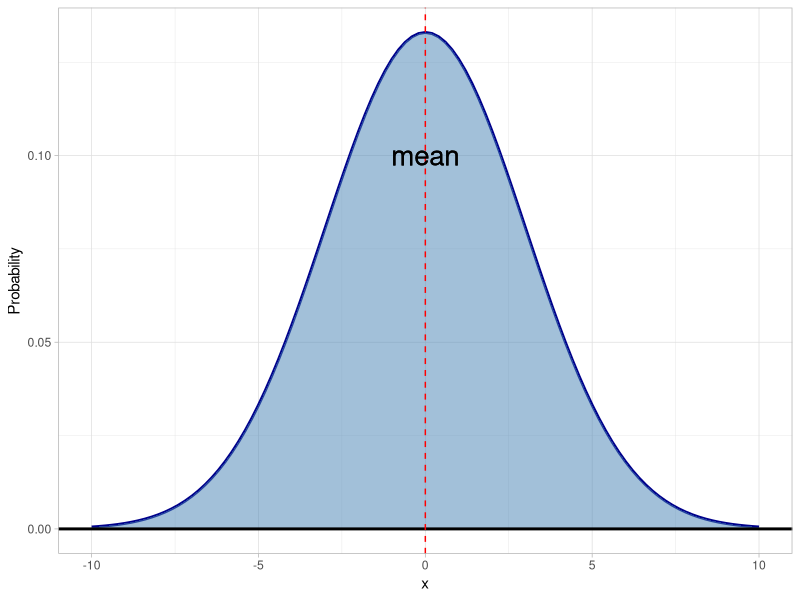
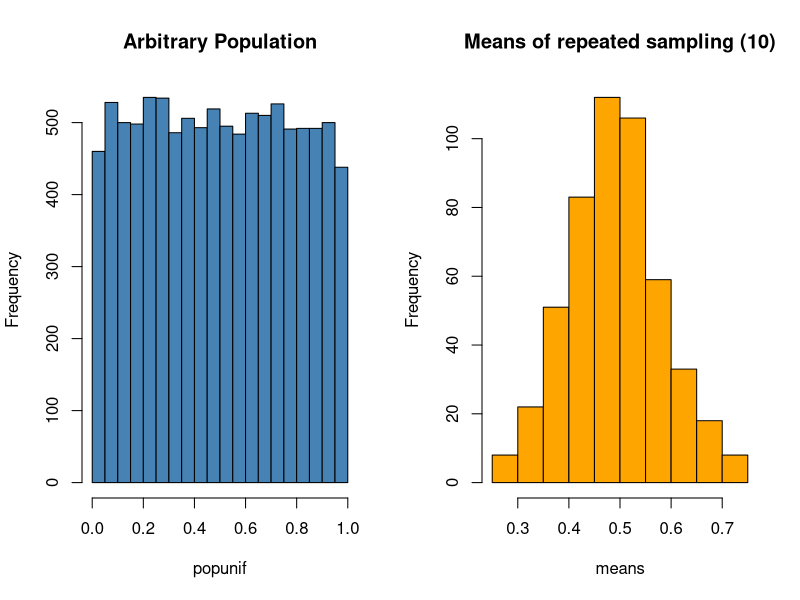
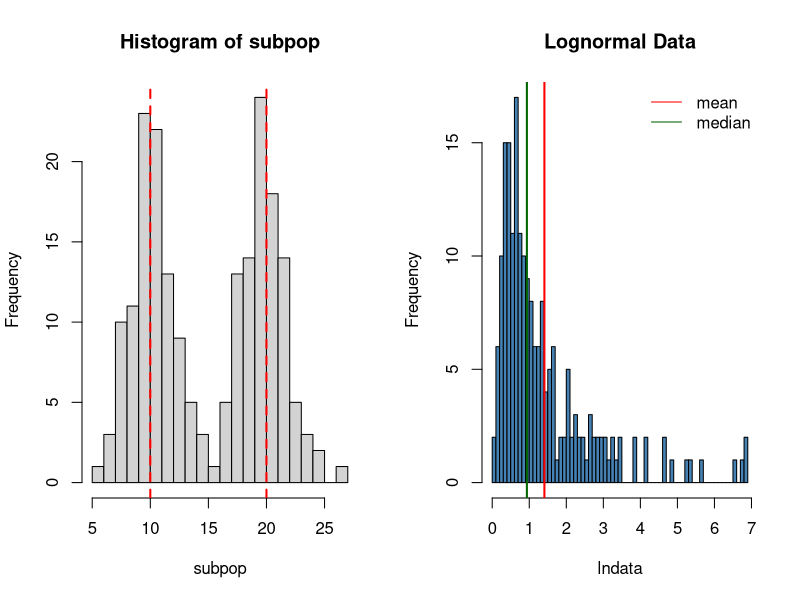
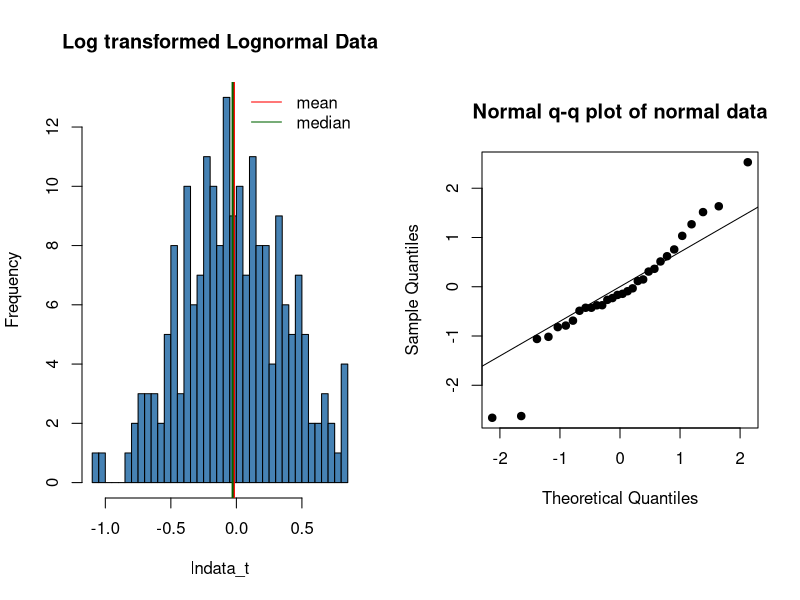
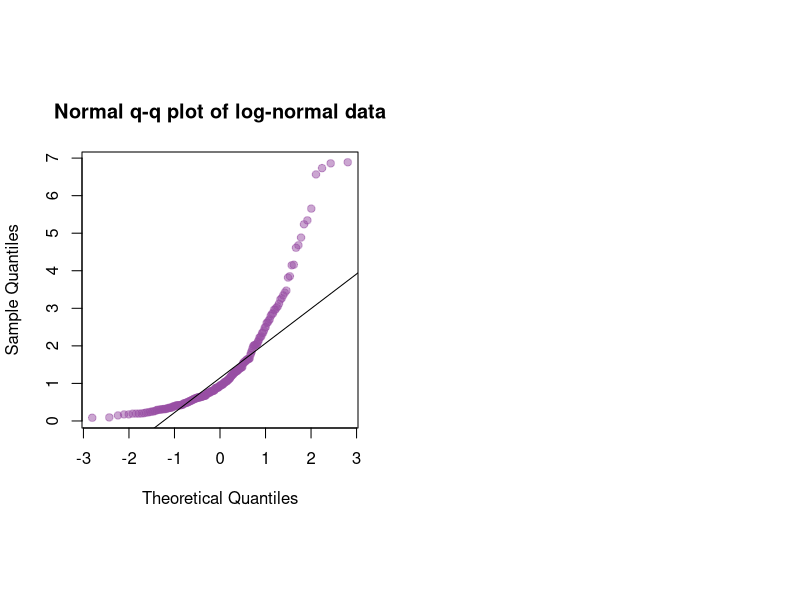
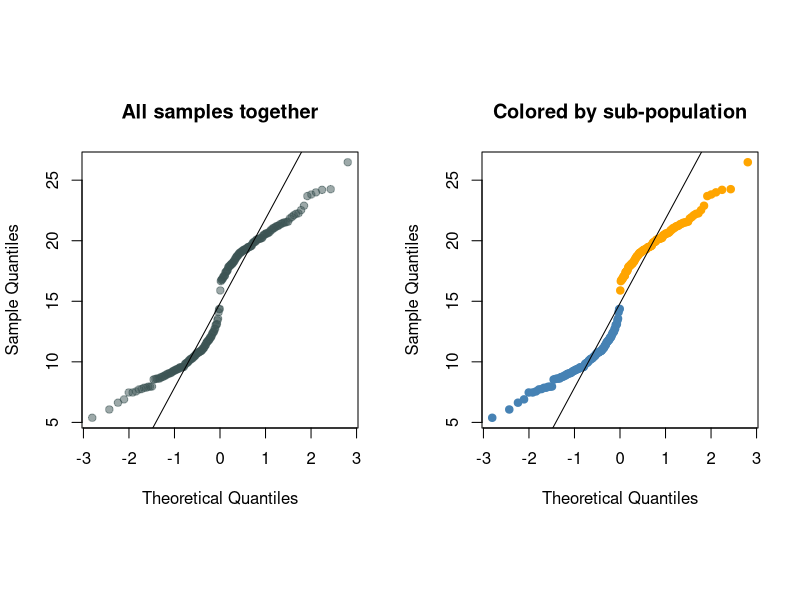

Write the R code that produced these figures, in order.
## ---- chunk 1
knitr::opts_chunk$set(echo = FALSE, out.extra = "keepaspectratio", dev = "cairo_pdf")
library(knitr)
library(tidyverse)
## ---- chunk 2
## Standard normal distribution:

xvalues <- data.frame(x = c(-10, 10))

## add a second normal curve
normal1 <- function(x){
  dnorm(x, mean = 0, sd = 3)
}


xvalues %>% ggplot(aes(x = x)) +
  stat_function(fun = normal1, lwd = 1, col = "darkblue") +
  stat_function(fun = normal1, geom = "area", fill = "steelblue", alpha = 0.5) +
  theme_light() +
  geom_hline(yintercept = 0, lwd = 1) +
  geom_vline(xintercept = 0, lty = 2, col = "red") +
  geom_text(x = 0, y = 0.1, label = "mean", size =7) +
  ylab("Probability")


## ---- chunk 3
popunif <- runif(10000)

means <- rep(0,500)

for(i in 1:500){
  means[i] <- mean(sample(popunif,10))
}

par(mfrow = c(1,2))
hist(popunif, main = "Arbitrary Population", col = "steelblue")
hist(means, main = "Means of repeated sampling (10)", col = "Orange")

## ---- chunk 4
set.seed(123)
subpop <- c(rnorm(100,10,2),rnorm(100,20,2))

hist(subpop, breaks = 30)
abline(v = c(10,20), col = "red", lty = 2, lwd = 2, main = "2 sub-populations")
## ---- chunk 5
set.seed(124)
lndata <- rlnorm(200, meanlog = 0, sdlog = 1)

hist(lndata, breaks = 50, col = "steelblue", main = "Lognormal Data")
abline(v = mean(lndata), col  ="red", lwd = 2)
abline(v = median(lndata), col  ="darkgreen", lwd = 2)
legend("topright", legend = c("mean","median"), col = c("red","darkgreen"), lwd = 1, box.lwd = 0)
## ---- chunk 6
lndata_t <- log10(lndata)

hist(lndata_t, breaks = 50, col = "steelblue", main = "Log transformed Lognormal Data")
abline(v = mean(lndata_t), col  ="red", lwd = 2)
abline(v = median(lndata_t), col  ="darkgreen", lwd = 2)
legend("topright", legend = c("mean","median"), col = c("red","darkgreen"), lwd = 1, box.lwd = 0)
## ---- chunk 7
a <- rnorm(30)
par(pty="s")
qqnorm(a, main = "Normal q-q plot of normal data", pch = 19)
qqline(a)
## ---- chunk 8
par(pty="s")
qqnorm(lndata, main = "Normal q-q plot of log-normal data", pch = 19, col = "#984ea380")
qqline(lndata)

## ---- chunk 9
popcol <- rep(c("steelblue", "orange"), each = 100)
par(mfrow = c(1, 2), pty = "s")
qqnorm(subpop, main = "All samples together", pch = 19, col = "#3C545480")
qqline(subpop)
qqnorm(subpop, main = "Colored by sub-population", pch = 19, col = popcol)
qqline(subpop)
